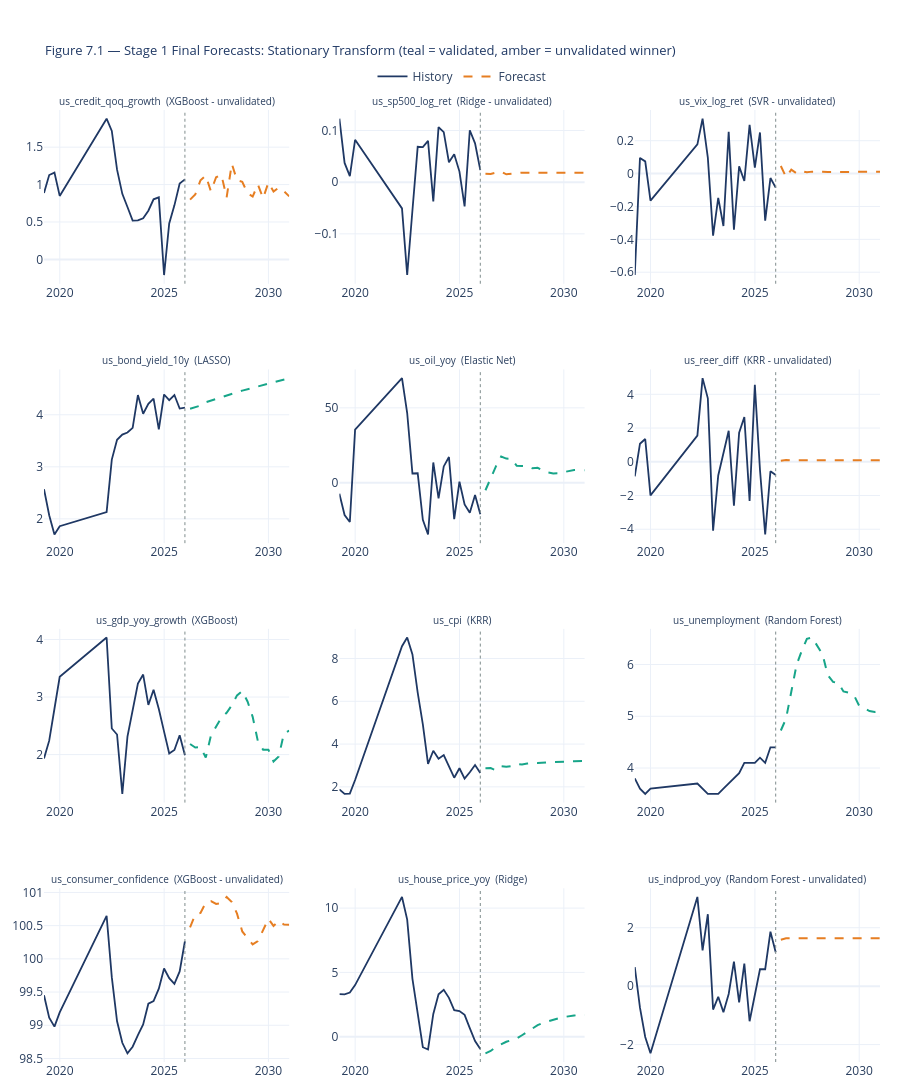

The cell this chart's notebook holds for it:
### Markdown cell above
## Section 7b — Visualising the 20-Quarter Forecast
___

History plus forecast continuation for all twelve variables, shown in both the
stationary-transformed form actually produced by the recursive forecast (Figure 7.1)
and the back-transformed level form from Section 7 (Figure 7.2). Unvalidated winners
(Table 5.3) are drawn in amber rather than teal as a visual carry-through of the same
flag used in Tables 6.1, 7.1, and 8.1/8.2.

These figures are the visual counterpart to the qualitative notes above — in
particular, the near-flat `us_reer_diff` and `us_indprod_yoy`/`us_consumer_confidence`
saturation, and the `us_oil_yoy`/`us_unemployment` recursive drift, should all be
directly visible here.

### Code cell
n_vars = len(VARIABLES)
n_cols = 3
n_rows = int(np.ceil(n_vars / n_cols))

fig = make_subplots(
    rows=n_rows, cols=n_cols,
    subplot_titles=[f'{v}  ({winner_dict[v]}{"" if validated_dict[v] else " - unvalidated"})'
                 for v in VARIABLES],
    vertical_spacing=0.09, horizontal_spacing=0.06
)

for i, var_name in enumerate(VARIABLES):
    row, col  = i // n_cols + 1, i % n_cols + 1
    history   = excl_dict[var_name].iloc[-20:]
    forecast  = forecast_dict[var_name]
    validated = validated_dict[var_name]
    line_color = TEAL if validated else AMBER

    fig.add_trace(go.Scatter(x=history.index, y=history.values, mode='lines',
        line=dict(color=NAVY, width=1.8), showlegend=(i == 0), name='History'),
        row=row, col=col)
    fig.add_trace(go.Scatter(x=forecast.index, y=forecast.values, mode='lines',
        line=dict(color=line_color, width=2, dash='dash'),
        showlegend=(i == 0), name='Forecast'), row=row, col=col)
    fig.add_vline(x=history.index.max(), line_dash='dot', line_color=GREY, line_width=1,
        row=row, col=col)

fig.update_layout(
    title=dict(text='Figure 7.1 \u2014 Stage 1 Final Forecasts: Stationary Transform '
                     '(teal = validated, amber = unvalidated winner)',
               font=dict(size=13, color=NAVY)),
    template=TEMPLATE,
    height=280 * n_rows,
    legend=dict(orientation='h', yanchor='bottom', y=1.02, xanchor='center', x=0.5),
    margin=dict(t=110, b=30, l=40, r=20)
)
fig.update_annotations(font_size=10)
fig.show()
